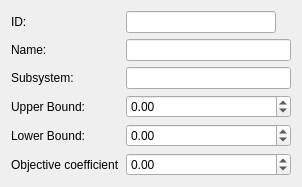
<?xml version="1.0" encoding="UTF-8"?>
<ui version="4.0">
 <class>Form</class>
 <widget class="QWidget" name="Form">
  <property name="geometry">
   <rect>
    <x>0</x>
    <y>0</y>
    <width>302</width>
    <height>176</height>
   </rect>
  </property>
  <property name="windowTitle">
   <string>Form</string>
  </property>
  <layout class="QFormLayout" name="formLayout">
   <item row="0" column="0">
    <widget class="QLabel" name="idLabel">
     <property name="text">
      <string>ID:</string>
     </property>
    </widget>
   </item>
   <item row="0" column="1">
    <layout class="QHBoxLayout" name="horizontalLayout">
     <item>
      <widget class="QLineEdit" name="idLineEdit">
       <property name="readOnly">
        <bool>false</bool>
       </property>
      </widget>
     </item>
     <item>
      <widget class="QLabel" name="labelIdStatus">
       <property name="maximumSize">
        <size>
         <width>20</width>
         <height>20</height>
        </size>
       </property>
       <property name="styleSheet">
        <string notr="true">padding: 1;</string>
       </property>
       <property name="text">
        <string/>
       </property>
       <property name="pixmap">
        <pixmap resource="../../icons/icons.qrc">:/status_error</pixmap>
       </property>
       <property name="scaledContents">
        <bool>true</bool>
       </property>
      </widget>
     </item>
    </layout>
   </item>
   <item row="1" column="0">
    <widget class="QLabel" name="nameLabel">
     <property name="text">
      <string>Name:</string>
     </property>
    </widget>
   </item>
   <item row="1" column="1">
    <widget class="QLineEdit" name="nameLineEdit">
     <property name="readOnly">
      <bool>false</bool>
     </property>
    </widget>
   </item>
   <item row="2" column="0">
    <widget class="QLabel" name="subsystemLabel">
     <property name="text">
      <string>Subsystem:</string>
     </property>
    </widget>
   </item>
   <item row="2" column="1">
    <widget class="QLineEdit" name="subsystemLineEdit">
     <property name="readOnly">
      <bool>false</bool>
     </property>
    </widget>
   </item>
   <item row="3" column="0">
    <widget class="QLabel" name="upperBoundLabel">
     <property name="text">
      <string>Upper Bound:</string>
     </property>
    </widget>
   </item>
   <item row="3" column="1">
    <widget class="QDoubleSpinBox" name="upperBoundInput">
     <property name="decimals">
      <number>2</number>
     </property>
     <property name="minimum">
      <double>-1000.000000000000000</double>
     </property>
     <property name="maximum">
      <double>1000.000000000000000</double>
     </property>
    </widget>
   </item>
   <item row="4" column="0">
    <widget class="QLabel" name="lowerBoundLabel">
     <property name="text">
      <string>Lower Bound:</string>
     </property>
    </widget>
   </item>
   <item row="4" column="1">
    <widget class="QDoubleSpinBox" name="lowerBoundInput">
     <property name="minimum">
      <double>-1000.000000000000000</double>
     </property>
     <property name="maximum">
      <double>1000.000000000000000</double>
     </property>
    </widget>
   </item>
   <item row="5" column="0">
    <widget class="QLabel" name="objectiveCoefficientLabel">
     <property name="text">
      <string>Objective coefficient</string>
     </property>
    </widget>
   </item>
   <item row="5" column="1">
    <widget class="QDoubleSpinBox" name="objectiveCoefficientInput">
     <property name="minimum">
      <double>-100.000000000000000</double>
     </property>
     <property name="maximum">
      <double>100.000000000000000</double>
     </property>
    </widget>
   </item>
  </layout>
 </widget>
 <resources>
  <include location="../../icons/icons.qrc"/>
 </resources>
 <connections/>
</ui>
